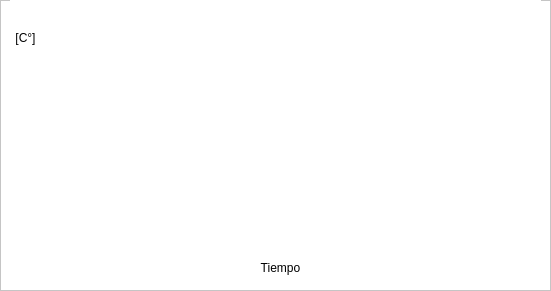
  <widget class="QFrame" name="mmpt_frame_voltaje_plot">
   <property name="geometry">
    <rect>
     <x>410</x>
     <y>390</y>
     <width>551</width>
     <height>291</height>
    </rect>
   </property>
   <property name="styleSheet">
    <string notr="true">background-color: rgb(255, 255, 255);</string>
   </property>
   <property name="frameShape">
    <enum>QFrame::StyledPanel</enum>
   </property>
   <property name="frameShadow">
    <enum>QFrame::Raised</enum>
   </property>
   <widget class="QLabel" name="label_11">
    <property name="geometry">
     <rect>
      <x>10</x>
      <y>0</y>
      <width>531</width>
      <height>31</height>
     </rect>
    </property>
    <property name="font">
     <font>
      <family>Roboto</family>
     </font>
    </property>
    <property name="styleSheet">
     <string notr="true">background-color: ;
color: rgb(255, 255, 255);
border: none;
background-repeat: none;</string>
    </property>
    <property name="text">
     <string>Temperaturas</string>
    </property>
    <property name="alignment">
     <set>Qt::AlignCenter</set>
    </property>
   </widget>
   <widget class="QCustomPlot" name="Plot2" native="true">
    <property name="geometry">
     <rect>
      <x>10</x>
      <y>30</y>
      <width>521</width>
      <height>251</height>
     </rect>
    </property>
    <property name="styleSheet">
     <string notr="true">background-color: rgb(255, 255, 255);
border: none;
background-repeat: none;</string>
    </property>
    <widget class="QLabel" name="label_4">
     <property name="geometry">
      <rect>
       <x>0</x>
       <y>0</y>
       <width>31</width>
       <height>16</height>
      </rect>
     </property>
     <property name="styleSheet">
      <string notr="true">background-color: rgb(255, 255, 255);
text-align:center;</string>
     </property>
     <property name="text">
      <string>[C°]</string>
     </property>
     <property name="alignment">
      <set>Qt::AlignCenter</set>
     </property>
    </widget>
    <widget class="QLabel" name="label_6">
     <property name="geometry">
      <rect>
       <x>250</x>
       <y>230</y>
       <width>41</width>
       <height>16</height>
      </rect>
     </property>
     <property name="styleSheet">
      <string notr="true">background-color: rgb(255, 255, 255);
text-align:center;</string>
     </property>
     <property name="text">
      <string>Tiempo</string>
     </property>
     <property name="alignment">
      <set>Qt::AlignCenter</set>
     </property>
    </widget>
   </widget>
  </widget>
